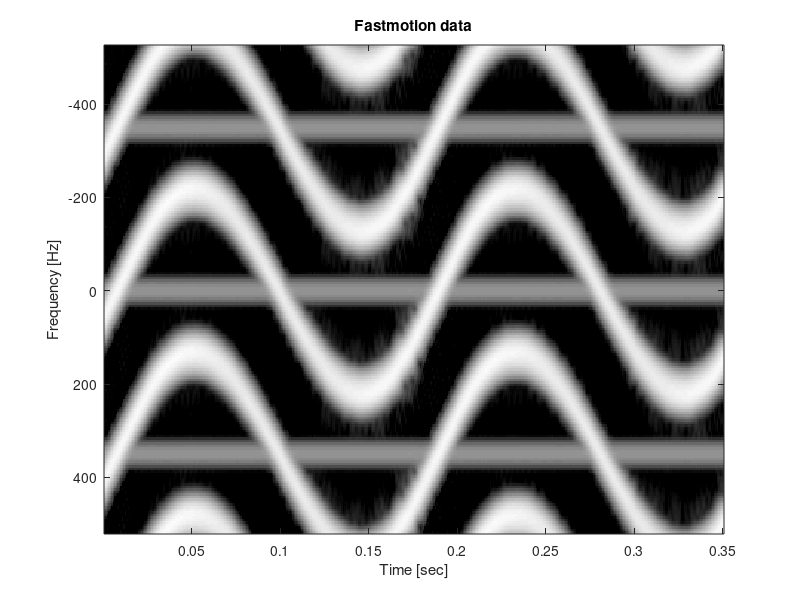

The MATLAB source for this figure:
%{
Load the middle beam from the file fastmotion.mat. Repeat the processing as in the previous part, and
make an image. Comment on what happens.

Make another image by stacking the Doppler spectrum three times (P=[P;P;P];). Extend the Doppler
axis appropriately:
frequencyaxis=([0:Nfft-1]/Nfft)-0.5;
frequencyaxis=[frequencyaxis-1, frequencyaxis, frequencyaxis+1]*framerate;
Indicate the Nyquist limit in the image (positive and negative).
%}
clear all;
load('fastmotion.mat');
frames=s.iq.FramesIQ;
depthindex=1:142;%sample nr of the segment
framerate=s.Framerate_fps;
timeaxis = ([1:frames].*s.iq.DepthIncrementIQ_m) + s.iq.StartDepthIQ_m;

iqmm = squeeze(iq(:,round(end/2),:)); %chosing the middle beam for each frame, so this is sample x frames
Nfft=64; %Zeropadding to length 64
crop=16; %length of M-mode data
P=zeros(Nfft, frames-crop+1); %frames-crop=418 
for n=1:frames-crop+1,
iqsegm=iqmm(depthindex,n+[0:crop-1])';%chosing same sample for different frames
iqsegm=iqsegm.*(hamming(crop)*ones(1,length(depthindex)));%applying the hamming window on the segments 16, and rst are 1's
P(:,n)=mean(abs(fftshift(fft(iqsegm,Nfft))).^2,2); %64 point fft of the segment and taking the average of the segment.
end
%P is a matrix containing the fft of the different frames but at fixed sample
%rows contains the data for each frame

%Frequency axis
frequencyaxis=(([0:Nfft-1]/Nfft)-0.5); %compressing 256 values from -0.5 to 0.5, meaning its normalized
frequencyaxis=[frequencyaxis-1, frequencyaxis, frequencyaxis+1]*framerate; %this is not normalized
%Grayscale image of frequency specter in dB
P=[P;P;P];
Pdb=10*log10(abs(P));
figure(1), imagesc(timeaxis, frequencyaxis, Pdb);
title('Fastmotion data'); xlabel('Time [sec]'); ylabel('Frequency [Hz]');
colormap(gray);
caxis([-40 0] +90);
